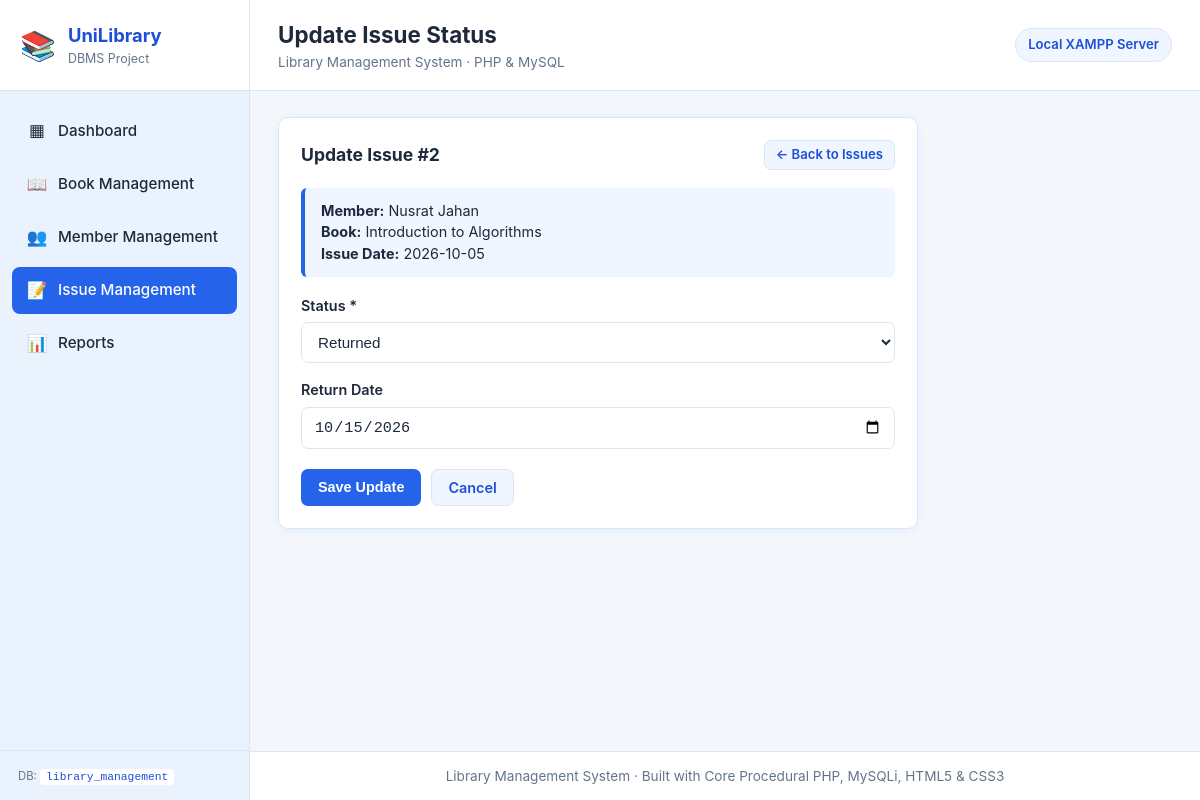
Screenshot of /issues/update.php?id=2 with the database file from the repository.
### tables this page shows
CREATE TABLE Issue (
    issue_id INT PRIMARY KEY AUTO_INCREMENT,
    book_id INT NOT NULL,
    member_id INT NOT NULL,
    issue_date DATE NOT NULL,
    return_date DATE NULL,
    status VARCHAR(30) NOT NULL DEFAULT 'Issued',
    CONSTRAINT fk_issue_book
        FOREIGN KEY (book_id) REFERENCES Book(book_id)
        ON UPDATE CASCADE
        ON DELETE RESTRICT,
    CONSTRAINT fk_issue_member
        FOREIGN KEY (member_id) REFERENCES Member(member_id)
        ON UPDATE CASCADE
        ON DELETE RESTRICT
);

CREATE TABLE Member (
    member_id INT PRIMARY KEY AUTO_INCREMENT,
    member_name VARCHAR(100) NOT NULL,
    email VARCHAR(100) UNIQUE,
    phone VARCHAR(20),
    department VARCHAR(100)
);

CREATE TABLE Book (
    book_id INT PRIMARY KEY AUTO_INCREMENT,
    book_name VARCHAR(150) NOT NULL,
    author VARCHAR(100) NOT NULL,
    category_id INT NOT NULL,
    isbn VARCHAR(30) UNIQUE,
    quantity INT NOT NULL DEFAULT 1,
    CONSTRAINT fk_book_category
        FOREIGN KEY (category_id) REFERENCES Category(category_id)
        ON UPDATE CASCADE
        ON DELETE RESTRICT
);

### config/db.php (called while the page is built, shortened)
<?php
function e($value): string
{
    return htmlspecialchars((string)($value ?? ''), ENT_QUOTES, 'UTF-8');
}
?>

### issues/update.php (the view, shortened to what this page needs)
<?php
require_once __DIR__ . '/../config/db.php';
$issue_id = (int) ($_GET['id'] ?? $_POST['issue_id'] ?? 0);
$sql = "SELECT i.issue_id, i.book_id, i.member_id, i.issue_date, i.return_date, i.status,
               m.member_name, b.book_name
        FROM Issue i
        INNER JOIN Member m ON i.member_id = m.member_id
        INNER JOIN Book b   ON i.book_id = b.book_id
        WHERE i.issue_id = ?";
$stmt = mysqli_prepare($conn, $sql);
mysqli_stmt_bind_param($stmt, 'i', $issue_id);
mysqli_stmt_execute($stmt);
$res   = mysqli_stmt_get_result($stmt);
$issue = mysqli_fetch_assoc($res);
$return_date = $issue['return_date'] ?? date('Y-m-d');
$status      = $issue['status'];
include __DIR__ . '/../includes/header.php';
?>
<section class="panel form-container">
    <div class="panel-header">
        <h2 class="panel-title">Update Issue #<?php echo (int) $issue_id; ?></h2>
        <a href="index.php" class="btn btn-secondary btn-sm">&larr; Back to Issues</a>
    </div>
    <div class="sql-note">
        <strong>Member:</strong> <?php echo e($issue['member_name']); ?><br>
        <strong>Book:</strong> <?php echo e($issue['book_name']); ?><br>
        <strong>Issue Date:</strong> <?php echo e($issue['issue_date']); ?>
    </div>
    <form method="POST" action="update.php?id=<?php echo (int) $issue_id; ?>">
        <div class="form-group">
            <label for="status">Status *</label>
            <select id="status" name="status" class="form-control" required>
                <option value="Returned" <?php echo ($status === 'Returned') ? 'selected' : ''; ?>>Returned</option>
            </select>
        </div>
        <div class="form-group">
            <label for="return_date">Return Date</label>
            <input type="date" id="return_date" name="return_date" class="form-control" value="<?php echo e($return_date); ?>">
        </div>
        <div class="form-actions">
            <button type="submit" class="btn btn-primary">Save Update</button>
            <a href="index.php" class="btn btn-secondary">Cancel</a>
        </div>
    </form>
</section>
<?php include __DIR__ . '/../includes/footer.php'; ?>

### style.css (style rules this page uses)
:root { --bg-page: #f3f7fc; --bg-surface: #ffffff; --bg-sidebar: #eaf2fd; --bg-sidebar-hover: #dbeafe; --primary: #2563eb; --primary-dark: #1d4ed8; --primary-light: #eff6ff; --border-color: #dbe6f5; --text-main: #1e293b; --text-muted: #64748b; --success-bg: #dcfce7; --success-text: #166534; --warning-bg: #fef3c7; --warning-text: #92400e; --danger-bg: #fee2e2; --danger-text: #991b1b; --danger-btn: #dc2626; --danger-btn-hover: #b91c1c; --shadow-sm: 0 2px 8px rgba(37, 99, 235, 0.06); --radius: 10px; }
* { box-sizing: border-box; margin: 0; padding: 0; }
body { font-family: -apple-system, BlinkMacSystemFont, "Segoe UI", Roboto, Arial, sans-serif; background-color: var(--bg-page); color: var(--text-main); line-height: 1.5; }
.panel { background-color: var(--bg-surface); border: 1px solid var(--border-color); border-radius: var(--radius); padding: 22px; box-shadow: var(--shadow-sm); margin-bottom: 22px; }
.panel-header { display: flex; flex-wrap: wrap; align-items: center; justify-content: space-between; gap: 14px; margin-bottom: 18px; }
.panel-title { font-size: 1.1rem; font-weight: 700; color: var(--text-main); }
.btn { display: inline-block; padding: 9px 16px; border-radius: 7px; font-size: 0.9rem; font-weight: 600; text-decoration: none; border: 1px solid transparent; cursor: pointer; transition: background-color 0.15s ease; line-height: 1.2; }
.btn-primary { background-color: var(--primary); color: #ffffff; }
.btn-secondary { background-color: var(--primary-light); color: var(--primary-dark); border-color: var(--border-color); }
.btn-sm { padding: 6px 11px; font-size: 0.82rem; }
.form-container { max-width: 640px; }
.form-group { margin-bottom: 16px; }
.form-group label { display: block; font-weight: 600; font-size: 0.9rem; margin-bottom: 6px; color: var(--text-main); }
.form-control { width: 100%; padding: 10px 12px; border: 1px solid var(--border-color); border-radius: 7px; font-size: 0.95rem; background-color: #ffffff; color: var(--text-main); outline: none; }
.form-actions { display: flex; gap: 10px; margin-top: 20px; }
.sql-note { background-color: var(--primary-light); border-left: 4px solid var(--primary); padding: 12px 16px; border-radius: 6px; margin-bottom: 18px; font-size: 0.9rem; color: var(--text-main); }

### rows the page displays
issue: member.member_name "Nusrat Jahan", book.book_name "Introduction to Algorithms", issue_date "2026-10-05", status "Returned", return_date "10/15/2026"

### other values shown
$item['icon'] "▦"
$item['label'] "Dashboard"
$item['icon'] "📖"
$item['label'] "Book Management"
$item['icon'] "👥"
$item['label'] "Member Management"
$item['icon'] "📝"
$item['label'] "Issue Management"
$item['icon'] "📊"
$item['label'] "Reports"
$page_title "Update Issue Status"
$issue_id "2"
